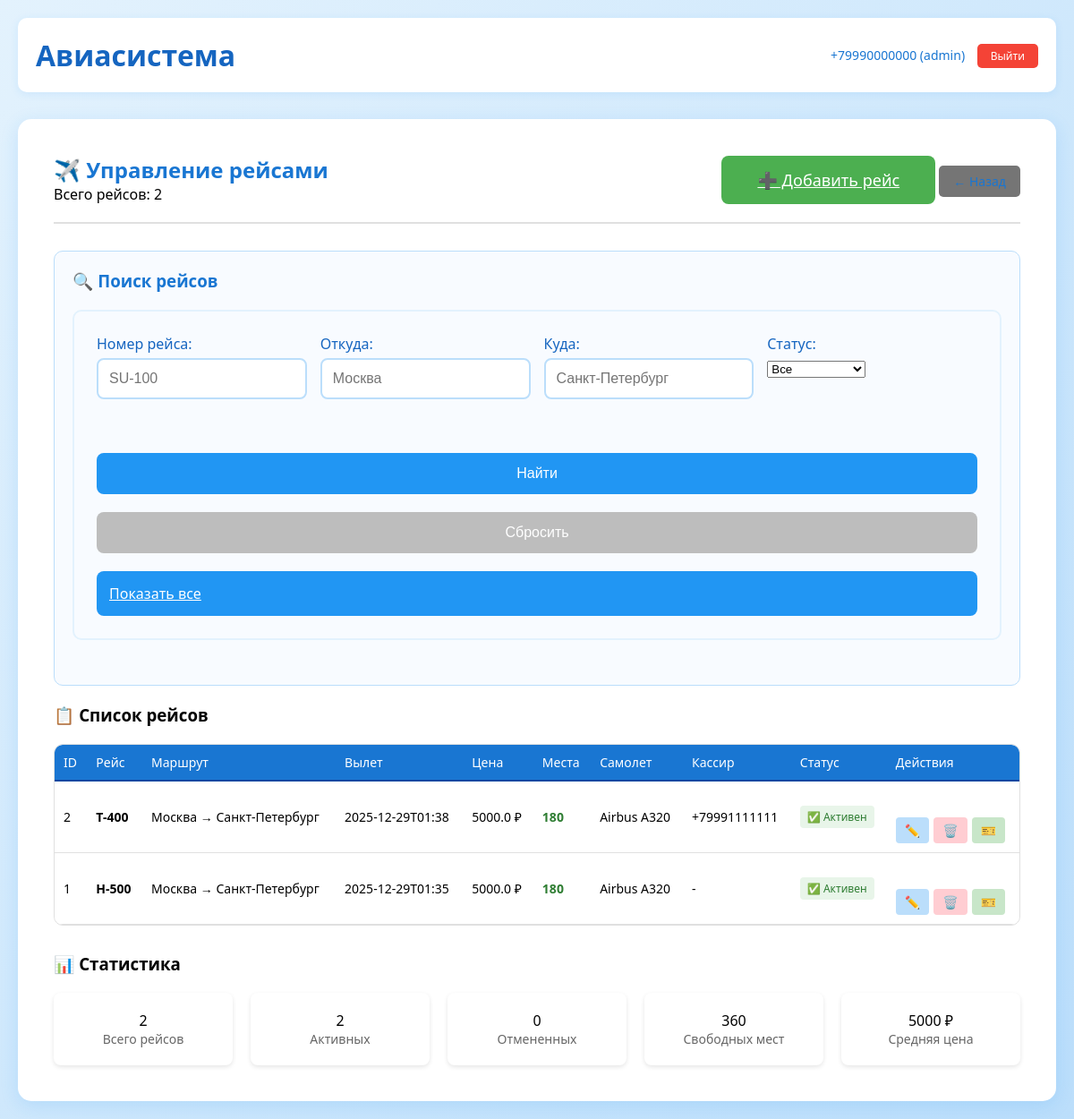
The page /admin/flights/ (signed in) on the database its author committed.
### tables this page shows
CREATE TABLE flights (
                id INTEGER PRIMARY KEY AUTOINCREMENT,
                flight_number TEXT NOT NULL,
                departure_city TEXT NOT NULL,
                arrival_city TEXT NOT NULL,
                departure_time TEXT NOT NULL,
                arrival_time TEXT NOT NULL,
                price REAL NOT NULL,
                seats_available INTEGER NOT NULL,
                airplane TEXT,
                staff_id INTEGER,
                status TEXT DEFAULT 'active',
                created_at TIMESTAMP DEFAULT CURRENT_TIMESTAMP,
                FOREIGN KEY (staff_id) REFERENCES users (id)
            );

CREATE TABLE users (
                id INTEGER PRIMARY KEY AUTOINCREMENT,
                phone TEXT UNIQUE NOT NULL,
                password TEXT NOT NULL,
                role TEXT NOT NULL,
                passport_series TEXT NOT NULL,
                passport_number TEXT NOT NULL,
                organization_number TEXT,
                created_at TIMESTAMP DEFAULT CURRENT_TIMESTAMP
            );

### app.py (the view, shortened to what this page needs)
@app.route('/admin/flights/', methods=['GET', 'POST'])
def admin_flights():
    if 'user_id' not in session or session.get('role') != 'admin':
        return redirect('/login')
    status_arg = request.args.get('status')
    db = get_db()
    cursor = db.cursor()
    flights = []
    search_performed = False
    status_arg = request.args.get('status')
    if status_arg:
        query = "SELECT f.*, u.phone as cashier_phone FROM flights f LEFT JOIN users u ON f.staff_id = u.id WHERE 1=1 AND status = ?"
        params = [status_arg]
        cursor.execute(query, params)
        flights = cursor.fetchall()
        search_performed = True
    if not search_performed:
        cursor.execute('''
            SELECT f.*, u.phone as cashier_phone
            FROM flights f
            LEFT JOIN users u ON f.staff_id = u.id
            ORDER BY f.departure_time DESC
            LIMIT 50
        ''')
        flights = cursor.fetchall()
    return render_template('admin_flights.html',
                         flights=flights,
                         search_performed=search_performed)

### app.py (called while the page is built)
@app.teardown_appcontext
def close_connection(exception):
    db = getattr(g, '_database', None)
    if db is not None:
        db.close()

@app.before_request
def check_auth():
    public_paths = ['/', '/login', '/register/client', '/register/cashier',
                   '/static/', '/welcome']
    if any(request.path.startswith(path) for path in public_paths):
        return
    if 'user_id' not in session:
        return redirect('/welcome')

def get_db():
    db = getattr(g, '_database', None)
    if db is None:
        db = g._database = sqlite3.connect('database.db')
        db.row_factory = sqlite3.Row
    return db

@app.teardown_appcontext
def close_connection(exception):
    db = getattr(g, '_database', None)
    if db is not None:
        db.close()

### templates/admin_flights.html (shortened to what this page needs)
{% extends "base.html" %}
{% block content %}
<div class="dashboard admin-dashboard">
    <div class="admin-header-with-actions">
        <div>
            <h2>✈️ Управление рейсами</h2>
            <p>Всего рейсов: {{ flights|length }}</p>
        </div>
        <div class="header-actions">
            <a href="/admin/flights/add" class="btn create-btn">➕ Добавить рейс</a>
            <a href="/admin" class="btn back-btn">← Назад</a>
        </div>
    </div>
    <div class="search-section">
        <h3>🔍 Поиск рейсов</h3>
        <form method="POST" class="search-form">
            <div class="form-row">
                <div class="form-group">
                    <label for="flight_number">Номер рейса:</label>
                    <input type="text" id="flight_number" name="flight_number"
                           placeholder="SU-100">
                </div>
                <div class="form-group">
                    <label for="departure_city">Откуда:</label>
                    <input type="text" id="departure_city" name="departure_city"
                           placeholder="Москва">
                </div>
                <div class="form-group">
                    <label for="arrival_city">Куда:</label>
                    <input type="text" id="arrival_city" name="arrival_city"
                           placeholder="Санкт-Петербург">
                </div>
                <div class="form-group">
                    <label for="status">Статус:</label>
                    <select id="status" name="status">
                        <option value="">Все</option>
                    </select>
                </div>
            </div>
            <div class="form-buttons">
                <button type="submit" class="btn search-btn">Найти</button>
                <button type="reset" class="btn reset-btn">Сбросить</button>
                <a href="/admin/flights" class="btn show-all-btn">Показать все</a>
            </div>
        </form>
    </div>
    <div class="flights-table-section">
        <h3>📋 Список рейсов</h3>
        {% if flights %}
        <div class="table-container">
            <table class="admin-table">
                <thead>
                    <tr>
                        <th>ID</th>
                        <th>Рейс</th>
                        <th>Маршрут</th>
                        <th>Вылет</th>
                        <th>Цена</th>
                        <th>Места</th>
                        <th>Самолет</th>
                        <th>Кассир</th>
                        <th>Статус</th>
                        <th>Действия</th>
                    </tr>
                </thead>
                <tbody>
                    {% for flight in flights %}
                    <tr>
                        <td>{{ flight.id }}</td>
                        <td>
                            <strong>{{ flight.flight_number }}</strong>
                        </td>
                        <td>
                            {{ flight.departure_city }} → {{ flight.arrival_city }}
                        </td>
                        <td>{{ flight.departure_time[:16] }}</td>
                        <td>{{ flight.price }} ₽</td>
                        <td>
                            <span class="{{ 'seats-available' if flight.seats_available > 0 else 'seats-full' }}">
                                {{ flight.seats_available }}
                            </span>
                        </td>
                        <td>{{ flight.airplane or '-' }}</td>
                        <td>{{ flight.cashier_phone or '-' }}</td>
                        <td>
                            <span class="status-badge status-{{ flight.status }}">
                                {% if flight.status == 'active' %}✅ Активен
                                {% elif flight.status == 'cancelled' %}❌ Отменен
                                {% elif flight.status == 'completed' %}🏁 Завершен
                                {% else %}{{ flight.status }}{% endif %}
                            </span>
                        </td>
                        <td class="actions-cell">
                            <div class="action-buttons">
                                <a href="/admin/flights/edit/{{ flight.id }}"
                                   class="btn-action edit" title="Редактировать">
                                    ✏️
                                </a>
                                {% if flight.status == 'active' %}
                                <a href="/admin/flights/delete/{{ flight.id }}"
                                   class="btn-action delete"
                                   onclick="return confirm('Удалить рейс {{ flight.flight_number }}?')"
                                   title="Удалить">
                                    🗑️
                                </a>
                                {% endif %}
                                <a href="/cashier/sell/{{ flight.id }}"
                                   class="btn-action sell" title="Продать билет">
                                    🎫
                                </a>
                            </div>
                        </td>
                    </tr>
                    {% endfor %}
                </tbody>
            </table>
        </div>
        {% endif %}
    </div>
    <div class="stats-section">
        <h3>📊 Статистика</h3>
        <div class="stats-cards">
            {% set active_flights = flights|selectattr('status', 'equalto', 'active')|list %}
            {% set cancelled_flights = flights|selectattr('status', 'equalto', 'cancelled')|list %}
            {% set total_seats = flights|sum(attribute='seats_available') %}
            {% set avg_price = flights|sum(attribute='price') / flights|length if flights|length > 0 else 0 %}
            <div class="stat-card">
                <div class="stat-value">{{ flights|length }}</div>
                <div class="stat-label">Всего рейсов</div>
            </div>
            <div class="stat-card">
                <div class="stat-value">{{ active_flights|length }}</div>
                <div class="stat-label">Активных</div>
            </div>
            <div class="stat-card">
                <div class="stat-value">{{ cancelled_flights|length }}</div>
                <div class="stat-label">Отмененных</div>
            </div>
            <div class="stat-card">
                <div class="stat-value">{{ total_seats }}</div>
                <div class="stat-label">Свободных мест</div>
            </div>
            <div class="stat-card">
                <div class="stat-value">{{ avg_price|int }} ₽</div>
                <div class="stat-label">Средняя цена</div>
            </div>
        </div>
    </div>
</div>
{% endblock %}

### static/style.css (style rules this page uses)
* { margin: 0; padding: 0; box-sizing: border-box; }
body { font-family: 'Segoe UI', Tahoma, Geneva, Verdana, sans-serif; background: linear-gradient(135deg, #e3f2fd 0%, #bbdefb 100%); min-height: 100vh; padding: 20px; }
.form-group { margin-bottom: 20px; }
.form-row { display: flex; gap: 20px; }
.form-row .form-group { flex: 1; }
label { display: block; margin-bottom: 5px; color: #1565c0; font-weight: 500; }
input { width: 100%; padding: 12px; border: 2px solid #bbdefb; border-radius: 8px; font-size: 16px; transition: border-color 0.3s; }
.btn { background: #2196f3; color: white; border: none; padding: 14px; width: 100%; border-radius: 8px; font-size: 16px; font-weight: 500; cursor: pointer; transition: background 0.3s; margin-top: 10px; }
.dashboard { background: white; padding: 40px; border-radius: 15px; box-shadow: 0 5px 20px rgba(33, 150, 243, 0.15); }
.dashboard h2 { color: #1976d2; text-align: center; margin-bottom: 30px; }
.action-buttons { display: flex; gap: 15px; flex-wrap: wrap; }
.search-form { background: #f8fbff; padding: 25px; border-radius: 10px; margin-bottom: 30px; border: 2px solid #e3f2fd; }
.form-buttons { display: flex; gap: 15px; margin-top: 30px; }
.action-buttons { display: flex; gap: 15px; margin-top: 30px; flex-wrap: wrap; }
.action-buttons a { text-decoration: none; }
.stat-card { background: white; padding: 20px; border-radius: 8px; text-align: center; box-shadow: 0 2px 5px rgba(0,0,0,0.1); }
.stat-label { color: #666; font-size: 14px; }
.back-btn { background: #bbdefb; color: #1976d2; padding: 8px 16px; border-radius: 5px; text-decoration: none; font-size: 14px; }
.search-section { background: #f8fbff; padding: 25px; border-radius: 10px; margin-bottom: 30px; }
.create-btn { background: #4caf50 !important; font-size: 18px !important; padding: 15px 40px !important; }
.reset-btn { background: #bdbdbd !important; }
.table-container { overflow-x: auto; margin-top: 20px; }
table { width: 100%; border-collapse: collapse; }
th { background: #f5f5f5; padding: 15px; text-align: left; color: #666; font-weight: 500; border-bottom: 2px solid #e0e0e0; }
td { padding: 15px; border-bottom: 1px solid #e0e0e0; }
.action-buttons { display: grid; grid-template-columns: repeat(auto-fit, minmax(250px, 1fr)); gap: 15px; }
.admin-dashboard { max-width: 1400px; margin: 0 auto; }
.admin-header-with-actions { display: flex; justify-content: space-between; align-items: center; margin-bottom: 30px; padding-bottom: 20px; border-bottom: 2px solid #e0e0e0; }
.admin-header-with-actions h2 { color: #1976d2; margin: 0; }
.table-container { overflow-x: auto; margin-top: 20px; border-radius: 10px; border: 1px solid #e0e0e0; }
.admin-table { width: 100%; border-collapse: collapse; min-width: 1000px; }
.admin-table th { background: #1976d2; color: white; padding: 15px; text-align: left; font-weight: 500; position: sticky; top: 0; }
.admin-table td { padding: 12px 15px; border-bottom: 1px solid #e0e0e0; }
.status-badge { padding: 5px 10px; border-radius: 15px; font-size: 12px; font-weight: 500; display: inline-block; }
.status-active { background: #e8f5e9; color: #2e7d32; }
.search-section { background: #f8fbff; padding: 25px; border-radius: 10px; margin-bottom: 30px; border: 1px solid #bbdefb; }
.search-section h3 { color: #1976d2; margin-bottom: 20px; }
.search-form .form-row { display: grid; grid-template-columns: repeat(auto-fit, minmax(200px, 1fr)); gap: 15px; margin-bottom: 20px; }
.form-buttons { display: flex; gap: 10px; flex-wrap: wrap; }
.actions-cell { min-width: 150px; }
.action-buttons { display: flex; gap: 8px; }
.btn-action { padding: 6px 12px; border-radius: 6px; text-decoration: none; font-size: 14px; transition: all 0.3s; border: none; cursor: pointer; }
.btn-action.edit { background: #bbdefb; color: #0d47a1; }
.btn-action.delete { background: #ffcdd2; color: #b71c1c; }
.btn-action.sell { background: #c8e6c9; color: #1b5e20; }
.stats-section { margin-top: 30px; }
.stats-cards { display: grid; grid-template-columns: repeat(auto-fit, minmax(200px, 1fr)); gap: 20px; margin-top: 20px; }
.create-btn { background: #4caf50 !important; }
.back-btn { background: #757575 !important; }

### rows shown on the page
flights: id "2", flight_number "T-400", departure_city "Москва", arrival_city "Санкт-Петербург", departure_time "2025-12-29T01:38", price "5000.0", seats_available "180", airplane "Airbus A320", phone "+79991111111", status "✅ Активен"
flights: id "1", flight_number "H-500", departure_city "Москва", arrival_city "Санкт-Петербург", departure_time "2025-12-29T01:35", price "5000.0", seats_available "180", airplane "Airbus A320", cashier_phone "-", status "✅ Активен"

### other values the page prints
{{ session.phone }} "+79990000000"
{{ session.role }} "admin"
{{ flights|length }} "2"
{{ active_flights|length }} "2"
{{ cancelled_flights|length }} "0"
{{ total_seats }} "360"
{{ avg_price|int }} "5000"
